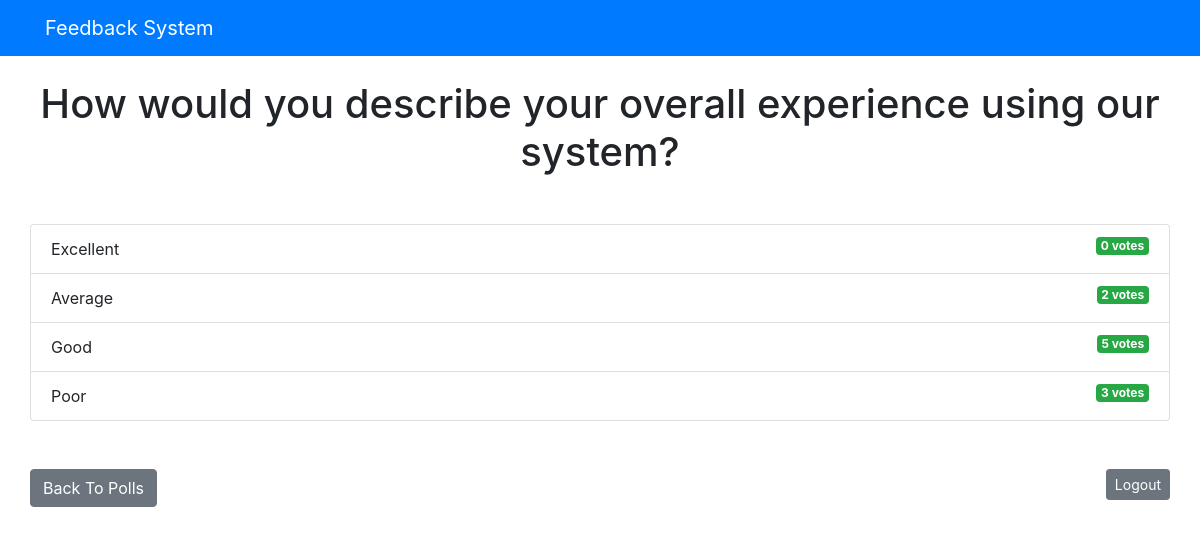
Page /polls/6/results/ on the committed database.
### polls/models.py (models this page shows, shortened)
class Question(models.Model):
    question_text = models.CharField(max_length=200)
    pub_date = models.DateTimeField('Date published')

class Choice(models.Model):
    question = models.ForeignKey(Question, on_delete=models.CASCADE)
    choice_text = models.CharField(max_length=200)
    votes = models.IntegerField(default=0)

### polls/views.py (the view)
# urls.py: path('<int:question_id>/results/', views.results, name='results'),
def results(request, question_id):
    question = get_object_or_404(Question, pk=question_id)
    return render(request, 'polls/results.html', {'question': question})

### templates/polls/results.html (shortened to what this page needs)
{% extends 'base.html' %}
{% block content %}
<h1 class="mb-5 text-center">{{ question.question_text }}</h1>
<ul class="list-group mb-5">
    {% for choice in question.choice_set.all %}
    <li class="list-group-item">
        {{ choice.choice_text }} <span class="badge badge-success float-right">{{ choice.votes }}
            vote{{ choice.votes | pluralize }}</span>
    </li>
    {% endfor %}
</ul>
<a class="btn btn-secondary" href="{% url 'polls:index' %}">Back To Polls</a>
<a href="{% url 'polls:logout'%}" class="btn btn-secondary btn-sm float-right mb-2">Logout</a>
{% endblock %}

### rows in the picture
Question: question_text "How would you describe your overall experience using our system?"
Choice: choice_text "Excellent", votes "0", votes|pluralize "s"
Choice: choice_text "Average", votes "2", votes|pluralize "s"
Choice: choice_text "Good", votes "5", votes|pluralize "s"
Choice: choice_text "Poor", votes "3", votes|pluralize "s"
